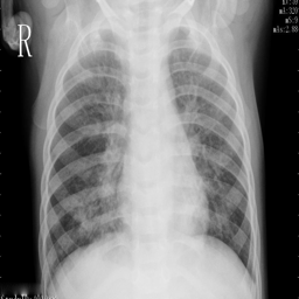
#> input picture test/0a23fc8b-01c1-4f0b-a33c-d749811da434.png, 299 x 299 px
$ python Template_matching_half.py
#> lines starting #> are read from the running program, lines starting #| are printed output that depends on the picture
__author__ = 'mkv-aql'

import numpy as np
from cv2 import cv2


img = cv2.imread('test/0a23fc8b-01c1-4f0b-a33c-d749811da434.png', 0) #Load image as grayscale
#> img is the input picture: shape (299, 299); min 0, max 255, mean 126.4
template = cv2.imread('Assets/Unbenannt.JPG', 0)
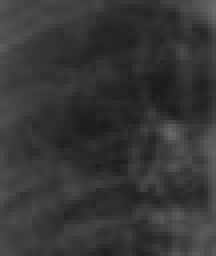
#> input picture Assets/Unbenannt.JPG, 54 x 64 px (shown 4 times larger)
#> template is the input picture: shape (64, 54); min 27, max 106, mean 54.2
h, w = template.shape
#> h = 64; w = 54
himg, wimg = img.shape
#> himg = 299; wimg = 299

# Cut image in half
width_cutoff = wimg // 2
#> width_cutoff = 149
s1 = img[:, :width_cutoff]
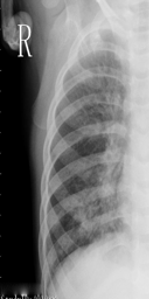
#> s1: shape (299, 149); min 0, max 255, mean 124.5
s2 = img[:, width_cutoff:]
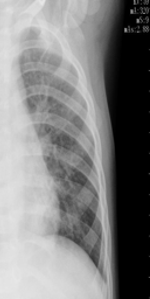
#> s2: shape (299, 150); min 0, max 231, mean 128.4

#Get size of cut image
hs2, ws2 = s2.shape
#> hs2 = 299; ws2 = 150

#Show the cut off image
cv2.imshow('Match', s1)
cv2.waitKey(0)
cv2.imshow('Match', s2)
cv2.waitKey(0)
cv2.destroyAllWindows()

methods = [cv2.TM_CCOEFF, cv2.TM_CCOEFF_NORMED, cv2.TM_CCORR, cv2.TM_CCORR_NORMED, cv2.TM_SQDIFF, cv2.TM_SQDIFF_NORMED]

for method in methods:
    img2 = img.copy()

    #Left side of image search
    result = cv2.matchTemplate(s1, template, method)
    #(W - w + 1, H - h + 1)
    min_val, max_val, min_loc, max_loc = cv2.minMaxLoc(result) #Variables are in tuples
    print("Left coordinate: ", min_loc, max_loc)
    if method in [cv2.TM_SQDIFF, cv2.TM_SQDIFF_NORMED]:
        location = min_loc
    else:
        location = max_loc

    # Right side of image search
    result2 = cv2.matchTemplate(s2, template, method)
    # (W - w + 1, H - h + 1)
    min_val2, max_val2, min_loc2, max_loc2 = cv2.minMaxLoc(result2) #Variables are in tuples
    #Convert tuples to list
    list_min_loc2 = list(min_loc2)
    list_max_loc2 = list(max_loc2)
    #Add width value to the list
    list_min_loc2[0] = list_min_loc2[0] + ws2
    list_max_loc2[0] = list_max_loc2[0] + ws2
    #print(min_loc2, max_loc2)
    print("Right coordinate: ", list_min_loc2, list_max_loc2)
    if method in [cv2.TM_SQDIFF, cv2.TM_SQDIFF_NORMED]:
        location2 = list_min_loc2
    else:
        location2 = list_max_loc2

    #Show left side
    bottom_right = (location[0] + w, location[1] + h)
    cv2.rectangle(img2, location, bottom_right, 255, 2)
    #Show righ side
    bottom_right2 = (location2[0] + w, location2[1] + h)
    cv2.rectangle(img2, location2, bottom_right2, 255, 2)

    cv2.imshow('Match', img2)
    cv2.waitKey(0)
    cv2.destroyAllWindows()
#> this loop made 6 passes
#> (min_val, max_val, min_loc, location, min_val2, max_val2) on passes 1 to 4: (-1358609.2, 836653.6, (23, 92), (41, 218), -1027970.2, 1079548.2), (-0.614, 0.463, (28, 90), (53, 121), -0.423, 0.406), (7275312, 39289688, (0, 221), (95, 235), 5688887.5, 40959628), (0.578, 0.971, (0, 199), (70, 75), 0.563, 0.972)
#> (min_val, max_val, max_loc, location, min_val2, max_val2) on pass 6: (0.507, 1, (13, 0), (51, 134), 0.605, 1)
#| Left coordinate:  (23, 92) (41, 218)
#| Right coordinate:  [218, 116] [246, 131]
#| Left coordinate:  (28, 90) (53, 121)
#| Right coordinate:  [214, 121] [202, 198]
#| Left coordinate:  (0, 221) (95, 235)
#| Right coordinate:  [246, 37] [150, 235]
#| Left coordinate:  (0, 199) (70, 75)
#| Right coordinate:  [246, 61] [168, 65]
#| Left coordinate:  (0, 235) (95, 235)
#| Right coordinate:  [246, 16] [150, 235]
#> (further printed lines are left out)
#> pass 1, `result = cv2.matchTemplate(s1, template, method)`:
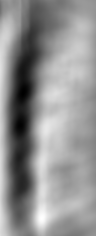
#> result: shape (236, 96) float32; min -1358609.2, max 836653.6, mean -104480.9; drawn with min black and max white
#> pass 1, `result2 = cv2.matchTemplate(s2, template, method)`:
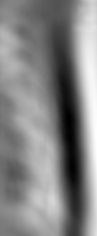
#> result2: shape (236, 97) float32; min -1027970.2, max 1079548.2, mean 65908.5; drawn with min black and max white
#> after the loop:
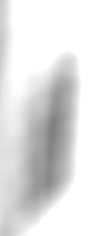
#> result: shape (236, 96) float32; min 0.507, max 1, mean 0.882
#> after the loop:
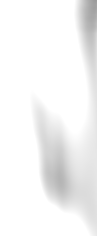
#> result2: shape (236, 97) float32; min 0.605, max 1, mean 0.958
